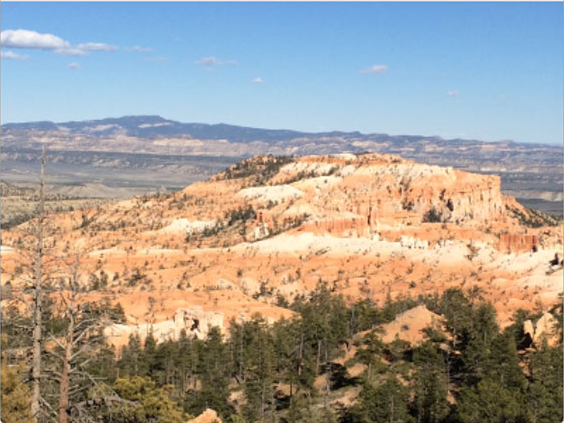
#> input picture images/leftImage.png, 564 x 423 px
$ jupyter execute --allow-errors image_stitching.ipynb   (shell and % lines are left out)   (older library calls are emulated)
#> lines starting #> are read from the running program, lines starting #| are printed output that depends on the picture; after the words box and inside, x2 and y2 are one past the last pixel; in counts of white or black regions, pixels touching at a corner belong together; long printed decimals are rounded
[cell 1]
import cv2
import numpy as np
import matplotlib.pyplot as plt
import os
from pathlib import Path

OUTPUT_FOLDER = Path("output")
OUTPUT_FOLDER.mkdir(parents=True, exist_ok=True)
print("OpenCV version:", cv2.__version__)
print("NumPy version:", np.__version__)

[cell 2]
# The exploratory cells use the first supplied pair (ski scene).
image1_path = Path("images/leftImage.png")
image2_path = Path("images/rightImage.png")
image1 = cv2.imread(str(image1_path))
#> image1 is the input picture: shape (423, 564, 3); mean B, G, R 147, 155.6, 161.8
image2 = cv2.imread(str(image2_path))
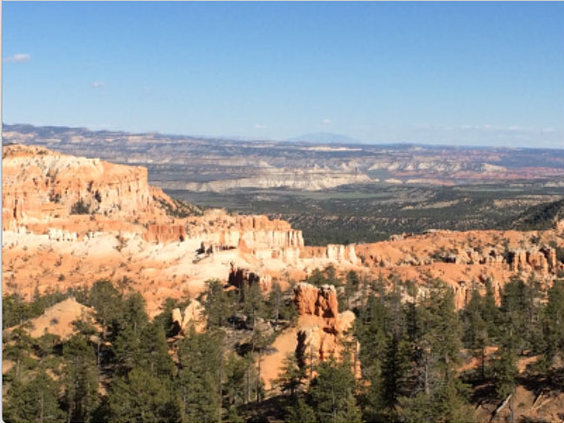
#> input picture images/rightImage.png, 564 x 423 px
#> image2 is the input picture: shape (423, 564, 3); mean B, G, R 138, 142.3, 143.9
if image1 is None or image2 is None:
    raise FileNotFoundError(f"Could not load {image1_path} and {image2_path}.")
print("Image 1 shape:", image1.shape)
#| Image 1 shape: (423, 564, 3)
print("Image 2 shape:", image2.shape)
#| Image 2 shape: (423, 564, 3)

### Display images in RGB

OpenCV reads the files as BGR, so I convert them to RGB for plotting.

[cell 3]
# Convert BGR to RGB
image1_rgb = cv2.cvtColor(image1, cv2.COLOR_BGR2RGB)
image2_rgb = cv2.cvtColor(image2, cv2.COLOR_BGR2RGB)

# Display both images
fig, axes = plt.subplots(1, 2, figsize=(14, 6))

axes[0].imshow(image1_rgb)
axes[0].set_title("Image 1")
axes[0].axis("off")

axes[1].imshow(image2_rgb)
axes[1].set_title("Image 2")
axes[1].axis("off")

plt.tight_layout()
plt.show()

[cell 4]
print("Image 1 dimensions:", image1.shape[:2])
#| Image 1 dimensions: (423, 564)
print("Image 2 dimensions:", image2.shape[:2])
#| Image 2 dimensions: (423, 564)

print("Image 1 height:", image1.shape[0])
#| Image 1 height: 423
print("Image 1 width:", image1.shape[1])
#| Image 1 width: 564

print("Image 2 height:", image2.shape[0])
#| Image 2 height: 423
print("Image 2 width:", image2.shape[1])
#| Image 2 width: 564

## Harris corners

[cell 5]
# Convert images from BGR to grayscale
gray1 = cv2.cvtColor(image1, cv2.COLOR_BGR2GRAY)
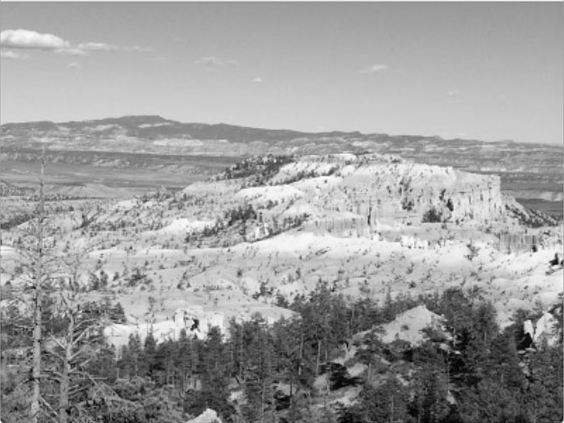
#> gray1: shape (423, 564); min 1, max 253, mean 156.5
gray2 = cv2.cvtColor(image2, cv2.COLOR_BGR2GRAY)
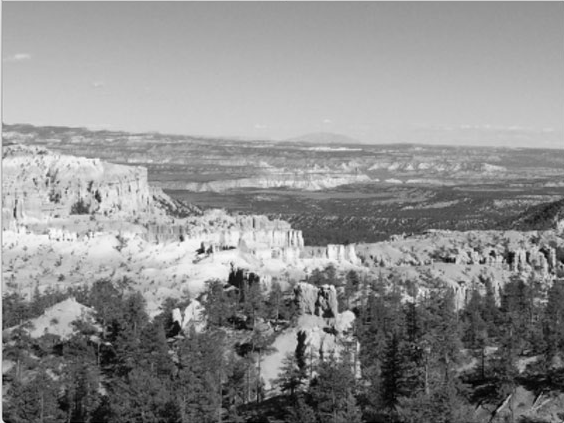
#> gray2: shape (423, 564); min 0, max 252, mean 142.3

# Convert pixel values to float32 and normalize to [0, 1]
gray1 = gray1.astype(np.float32) / 255.0
gray2 = gray2.astype(np.float32) / 255.0

# Display grayscale images
fig, axes = plt.subplots(1, 2, figsize=(14, 6))

axes[0].imshow(gray1, cmap="gray")
axes[0].set_title("Image 1 - Grayscale")
axes[0].axis("off")

axes[1].imshow(gray2, cmap="gray")
axes[1].set_title("Image 2 - Grayscale")
axes[1].axis("off")

plt.tight_layout()
plt.show()

[cell 6]
# Calculate horizontal and vertical image gradients
Ix1 = cv2.Sobel(
    gray1, cv2.CV_32F, 1, 0, ksize=3
)

Iy1 = cv2.Sobel(
    gray1, cv2.CV_32F, 0, 1, ksize=3
)

Ix2 = cv2.Sobel(
    gray2, cv2.CV_32F, 1, 0, ksize=3
)

Iy2 = cv2.Sobel(
    gray2, cv2.CV_32F, 0, 1, ksize=3
)

### Image gradients

[cell 7]
fig, axes = plt.subplots(2, 3, figsize=(15, 9))

# Image 1
axes[0, 0].imshow(gray1, cmap="gray")
axes[0, 0].set_title("Original grayscale")

axes[0, 1].imshow(Ix1, cmap="gray")
axes[0, 1].set_title("Horizontal gradient (Ix)")

axes[0, 2].imshow(Iy1, cmap="gray")
axes[0, 2].set_title("Vertical gradient (Iy)")

# Image 2
axes[1, 0].imshow(gray2, cmap="gray")
axes[1, 0].set_title("Original grayscale")

axes[1, 1].imshow(Ix2, cmap="gray")
axes[1, 1].set_title("Horizontal gradient (Ix)")

axes[1, 2].imshow(Iy2, cmap="gray")
axes[1, 2].set_title("Vertical gradient (Iy)")

for ax in axes.flat:
    ax.axis("off")

plt.tight_layout()
plt.show()

[cell 8]
# Calculate products of image gradients
Ix1_squared = Ix1 ** 2
Iy1_squared = Iy1 ** 2
Ixy1 = Ix1 * Iy1
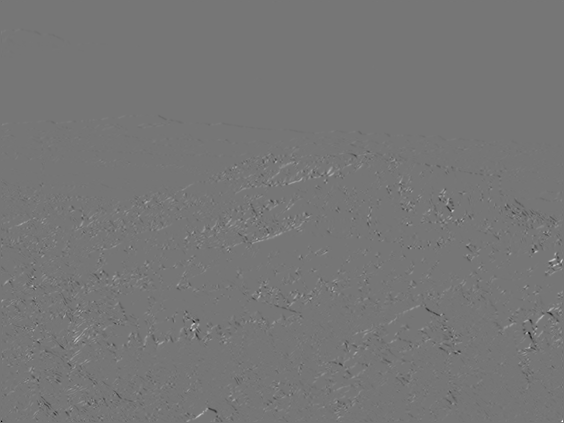
#> Ixy1: shape (423, 564) float32; min -3.75, max 4.32, mean 0.00335; drawn with min black and max white

Ix2_squared = Ix2 ** 2
Iy2_squared = Iy2 ** 2
Ixy2 = Ix2 * Iy2

window_size = 5
sigma = 1

# Image 1
Sxx1 = cv2.GaussianBlur(
    Ix1_squared, (window_size, window_size), sigma
)
Syy1 = cv2.GaussianBlur(
    Iy1_squared, (window_size, window_size), sigma
)
Sxy1 = cv2.GaussianBlur(
    Ixy1, (window_size, window_size), sigma
)

# Image 2
Sxx2 = cv2.GaussianBlur(
    Ix2_squared, (window_size, window_size), sigma
)
Syy2 = cv2.GaussianBlur(
    Iy2_squared, (window_size, window_size), sigma
)
Sxy2 = cv2.GaussianBlur(
    Ixy2, (window_size, window_size), sigma
)
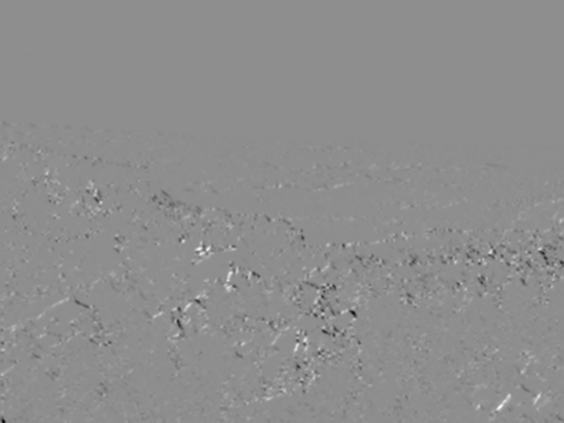
#> Sxy2: shape (423, 564) float32; min -1.83, max 1.45, mean -0.000587; drawn with min black and max white

[cell 9]
fig, axes = plt.subplots(2, 3, figsize=(15, 9))

# Image 1
axes[0, 0].imshow(Sxx1, cmap="hot")
axes[0, 0].set_title("Image 1 - Sxx")

axes[0, 1].imshow(Syy1, cmap="hot")
axes[0, 1].set_title("Image 1 - Syy")

axes[0, 2].imshow(Sxy1, cmap="coolwarm")
axes[0, 2].set_title("Image 1 - Sxy")

# Image 2
axes[1, 0].imshow(Sxx2, cmap="hot")
axes[1, 0].set_title("Image 2 - Sxx")

axes[1, 1].imshow(Syy2, cmap="hot")
axes[1, 1].set_title("Image 2 - Syy")

axes[1, 2].imshow(Sxy2, cmap="coolwarm")
axes[1, 2].set_title("Image 2 - Sxy")

for ax in axes.flat:
    ax.axis("off")

plt.tight_layout()
plt.show()

[cell 10]
# Harris detector parameter
alpha = 0.04

# Calculate Harris response for Image 1
det1 = (Sxx1 * Syy1) - (Sxy1 ** 2)
trace1 = Sxx1 + Syy1

R1 = det1 - alpha * (trace1 ** 2)

# Calculate Harris response for Image 2
det2 = (Sxx2 * Syy2) - (Sxy2 ** 2)
trace2 = Sxx2 + Syy2

R2 = det2 - alpha * (trace2 ** 2)
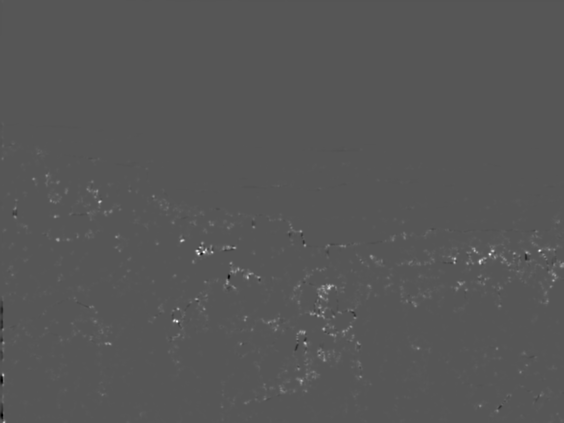
#> R2: shape (423, 564) float32; min -0.769, max 1.5, mean 0.00652; drawn with min black and max white

## Harris response

[cell 11]
fig, axes = plt.subplots(1, 2, figsize=(14, 6))

axes[0].imshow(R1, cmap="coolwarm")
axes[0].set_title("Harris Response - Image 1")

axes[1].imshow(R2, cmap="coolwarm")
axes[1].set_title("Harris Response - Image 2")

for ax in axes:
    ax.axis("off")

plt.tight_layout()
plt.show()

[cell 12]
print("Image 1:")
print("Minimum response:", R1.min())
#| Minimum response: -0.5322
print("Maximum response:", R1.max())
#| Maximum response: 2.221

print("\nImage 2:")
print("Minimum response:", R2.min())
#| Minimum response: -0.7686
print("Maximum response:", R2.max())
#| Maximum response: 1.499

### Threshold and non-maximum suppression

[cell 13]
def detect_keypoints(R, threshold_ratio=0.01, nms_size=5):

    # Step 1: Calculate the threshold
#> called with threshold_ratio = 0.01, nms_size = 5
    threshold = threshold_ratio * R.max()
#> threshold = 0.0222

    # Step 2: Find local maximum values
    kernel = np.ones((nms_size, nms_size), np.uint8)
    local_max = cv2.dilate(R, kernel)

    # Step 3: Keep pixels that are both:
    # - Above the threshold
    # - Equal to the local maximum
    keypoint_mask = (R > threshold) & (R == local_max)
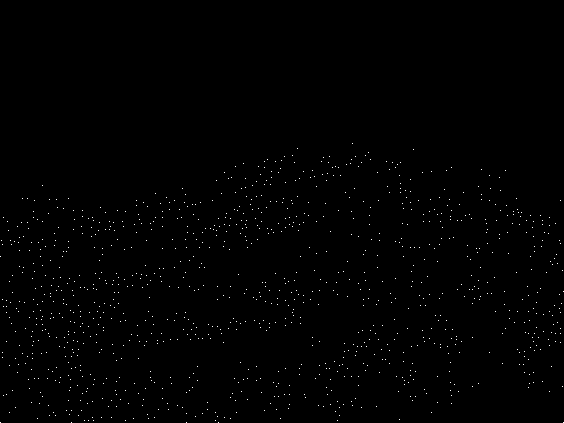
#> keypoint_mask: shape (423, 564) bool; 0.48% white in thin lines or dots, all inside (x1, y1, x2, y2) = (0, 143, 564, 423)

    # Step 4: Extract their (y, x) coordinates
    keypoints = np.argwhere(keypoint_mask)
#> keypoints = 1141 pairs, first value 143 to 422, second value 0 to 563

    # Step 5: Sort keypoints by Harris response
    responses = R[keypoints[:, 0], keypoints[:, 1]]
#> responses = 1141 values, max 2.22 at index 779, min 0.0222 at index 989, mean 0.118
    order = np.argsort(responses)[::-1]
#> order = 1141 values, max 1140 at index 2, min 0 at index 956, mean 570

    keypoints = keypoints[order]

    return keypoints

[cell 14]
# Detect keypoints in both images
keypoints1 = detect_keypoints(R1)
#> keypoints1 has the same summary as keypoints in detect_keypoints
keypoints2 = detect_keypoints(R2)
#> call 2 of detect_keypoints, with threshold_ratio = 0.01, nms_size = 5
#> in detect_keypoints (call 2), `threshold = threshold_ratio * R.max()`: threshold = 0.015
#> in detect_keypoints (call 2), `local_max = cv2.dilate(R, kernel)`:
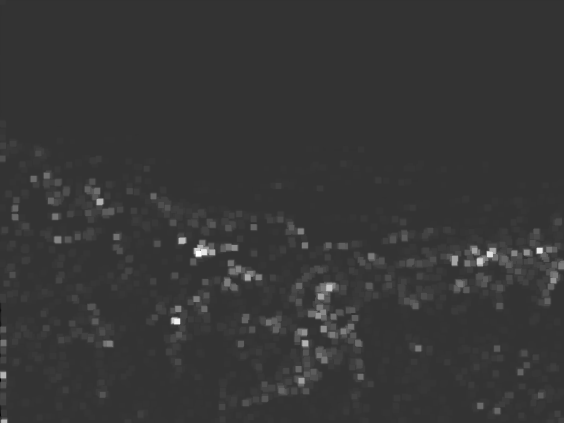
#> local_max: shape (423, 564) float32; min -0.375, max 1.5, mean 0.0281; drawn with min black and max white
#> in detect_keypoints (call 2), `keypoint_mask = (R > threshold) & (R == local_max)`:
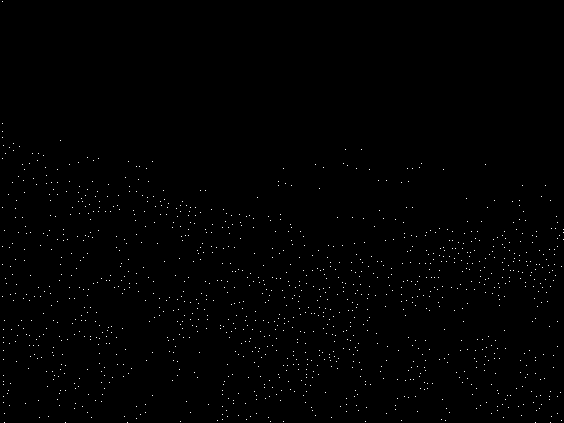
#> keypoint_mask: shape (423, 564) bool; 0.51% white in thin lines or dots
#> in detect_keypoints (call 2), `keypoints = np.argwhere(keypoint_mask)`: keypoints = 1221 pairs, first value 1 to 422, second value 2 to 563
#> in detect_keypoints (call 2), `responses = R[keypoints[:, 0], keypoints[:, 1]]`: responses = 1221 values, max 1.5 at index 340, min 0.015 at index 51, mean 0.123
#> in detect_keypoints (call 2), `order = np.argsort(responses)[::-1]`: order = 1221 values, max 1220 at index 565, min 0 at index 939, mean 610
#> keypoints2 has the same summary as keypoints in detect_keypoints

print("Image 1 keypoints:", len(keypoints1))
#| Image 1 keypoints: 1141
print("Image 2 keypoints:", len(keypoints2))
#| Image 2 keypoints: 1221

### Detected keypoints

[cell 15]
fig, axes = plt.subplots(1, 2, figsize=(16, 7))

# Convert original images to RGB for plotting
image1_rgb = cv2.cvtColor(image1, cv2.COLOR_BGR2RGB)
image2_rgb = cv2.cvtColor(image2, cv2.COLOR_BGR2RGB)

# Image 1
axes[0].imshow(image1_rgb)
axes[0].scatter(
    keypoints1[:, 1],
    keypoints1[:, 0],
    s=8,
    c="red"
)
axes[0].set_title(f"Image 1 - {len(keypoints1)} keypoints")
axes[0].axis("off")

# Image 2
axes[1].imshow(image2_rgb)
axes[1].scatter(
    keypoints2[:, 1],
    keypoints2[:, 0],
    s=8,
    c="red"
)
axes[1].set_title(f"Image 2 - {len(keypoints2)} keypoints")
axes[1].axis("off")

plt.tight_layout()
plt.show()
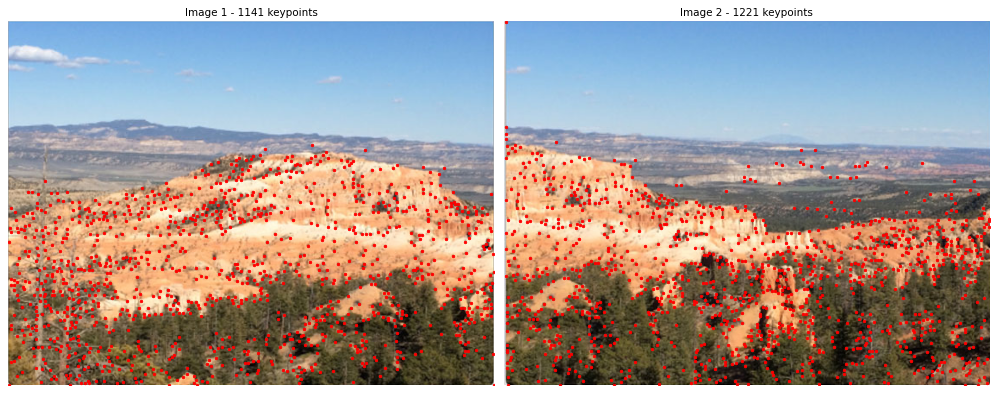
#> figure drawn by matplotlib, 2 panels
#> (the rest of the program and of its run is left out)
